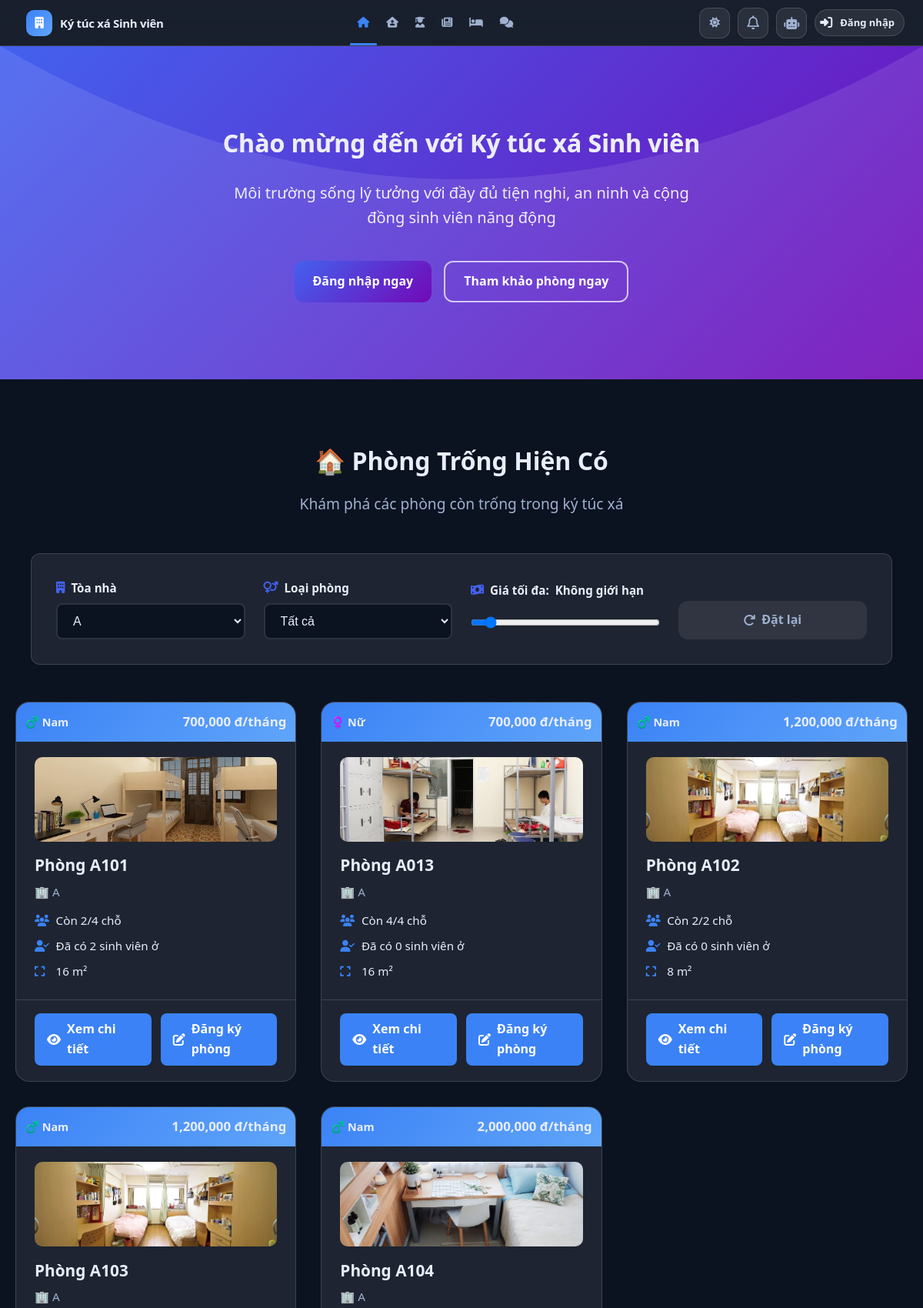
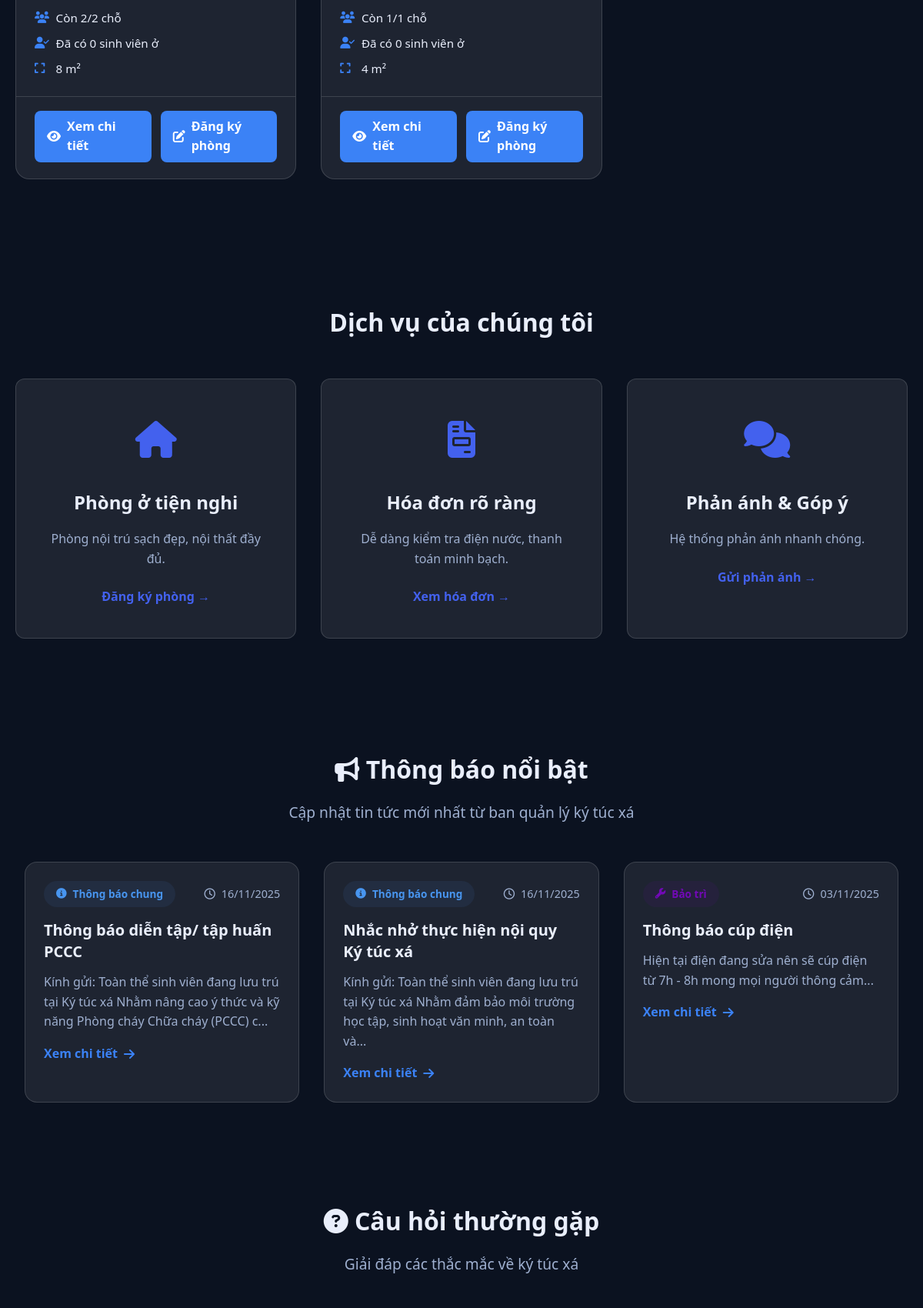
Screenshot of /index.php?building=1 (upper part) with the database file from the repository (2 pictures, top to bottom).
### tables this page shows
CREATE TABLE IF NOT EXISTS `rooms` (
  `RoomID` int NOT NULL AUTO_INCREMENT,
  `BuildingID` int NOT NULL,
  `RoomNumber` varchar(10) DEFAULT NULL,
  `Capacity` int NOT NULL,
  `CurrentOccupants` int DEFAULT '0',
  `RoomType` enum('Nam','Nữ','Khác') NOT NULL,
  `RoomPrice` decimal(10,2) NOT NULL,
  `Status` enum('Trống','Đầy','Bảo trì') DEFAULT 'Trống',
  `ImagePath` varchar(255) DEFAULT NULL,
  `Gallery` json DEFAULT NULL,
  `Description` text,
  `Amenities` json DEFAULT NULL,
  `CreatedAt` datetime DEFAULT CURRENT_TIMESTAMP,
  `UpdatedAt` datetime DEFAULT CURRENT_TIMESTAMP ON UPDATE CURRENT_TIMESTAMP,
  PRIMARY KEY (`RoomID`),
  UNIQUE KEY `uq_rooms_building_room` (`BuildingID`,`RoomNumber`),
  CONSTRAINT `rooms_ibfk_1` FOREIGN KEY (`BuildingID`) REFERENCES `buildings` (`BuildingID`)
);

CREATE TABLE IF NOT EXISTS `buildings` (
  `BuildingID` int NOT NULL AUTO_INCREMENT,
  `BuildingName` varchar(100) DEFAULT NULL,
  `Description` varchar(255) DEFAULT NULL,
  `Floors` int DEFAULT '1',
  PRIMARY KEY (`BuildingID`)
);

CREATE TABLE IF NOT EXISTS `announcements` (
  `AnnouncementID` int NOT NULL AUTO_INCREMENT,
  `Title` varchar(255) NOT NULL,
  `Content` text NOT NULL,
  `DatePosted` datetime DEFAULT CURRENT_TIMESTAMP,
  `PostedBy` varchar(100) DEFAULT 'Ban quản lý',
  `AttachmentPath` varchar(255) DEFAULT NULL,
  PRIMARY KEY (`AnnouncementID`)
);

### index.php (the view, shortened to what this page needs)
<?php
include 'db_connect.php';
$userId = $_SESSION['UserID'] ?? null;
$searchBuilding = $_GET['building'] ?? '';
$searchMaxPrice = $_GET['max_price'] ?? '';
$buildingsQuery = $conn->query("SELECT BuildingID, BuildingName FROM Buildings ORDER BY BuildingName ASC");
$buildings = [];
while ($b = $buildingsQuery->fetch_assoc()) {
    $buildings[] = $b;
}
include 'includes/header.php';
?>
    <main>
        <?php if (!$userId): ?>
            <section class="hero rgb-hero">
                <div class="hero-content">
                    <h2 class="rgb-text">Chào mừng đến với Ký túc xá Sinh viên</h2>
                    <p>Môi trường sống lý tưởng với đầy đủ tiện nghi, an ninh và cộng đồng sinh viên năng động</p>
                    <div class="hero-buttons">
                        <a href="login.php" class="btn btn-rgb">Đăng nhập ngay</a>
                        <a href="#room-explorer" class="btn btn-rgb-outline">Tham khảo phòng ngay</a>
                    </div>
                </div>
            </section>
            <section id="room-explorer" class="available-rooms">
                <div class="section-title">
                    <h2>🏠 Phòng Trống Hiện Có</h2>
                    <p>Khám phá các phòng còn trống trong ký túc xá</p>
                </div>
                <div class="search-form-container">
                    <form method="GET" action="" class="room-search-form" id="roomFilterForm">
                        <div class="search-filters">
                            <div class="filter-item">
                                <label for="building"><i class="fas fa-building"></i> Tòa nhà</label>
                                <select name="building" id="building">
                                    <?php foreach ($buildings as $building): ?>
                                        <option value="<?= $building['BuildingID'] ?>"
                                            <?= $searchBuilding == $building['BuildingID'] ? 'selected' : '' ?>>
                                            <?= htmlspecialchars($building['BuildingName']) ?>
                                        </option>
                                    <?php endforeach; ?>
                                </select>
                            </div>
                            <div class="filter-item">
                                <label for="room_type"><i class="fas fa-venus-mars"></i> Loại phòng</label>
                                <select name="room_type" id="room_type">
                                    <option value=""> Tất cả </option>
                                </select>
                            </div>
                            <div class="filter-item">
                                <label for="max_price_range">
                                    <i class="fas fa-money-bill-wave"></i> Giá tối đa:
                                    <span id="max_price_text">
                                        <?= $searchMaxPrice ? number_format($searchMaxPrice) . ' đ' : 'Không giới hạn' ?>
                                    </span>
                                </label>
                                <input type="range"
                                    id="max_price_range"
                                    name="max_price"
                                    min="0" max="3000000" step="50000"
                                    value="<?= $searchMaxPrice ?: 0 ?>">
                            </div>
                            <div class="filter-actions">
                                <a href="index.php" class="btn btn-secondary">
                                    <i class="fas fa-redo"></i> Đặt lại
                                </a>
                            </div>
                        </div>
                    </form>
                </div>
                <div class="rooms-grid">
                    <?php
                    $whereClauses = ["r.Status = 'Trống'"];
                    $params = [];
                    $types = "";
                    if (!empty($searchBuilding)) {
                        $whereClauses[] = "b.BuildingID = ?";
                        $params[] = $searchBuilding;
                        $types .= "i";
                    }
                    $whereSQL = implode(" AND ", $whereClauses);
                    $searchSQL = "
                        SELECT r.*, b.BuildingName,
                               (SELECT COUNT(*) FROM Contracts c WHERE c.RoomID = r.RoomID AND c.Status = 'Hiệu lực') AS CurrentOccupants,
                               (r.Capacity - (SELECT COUNT(*) FROM Contracts c WHERE c.RoomID = r.RoomID AND c.Status = 'Hiệu lực')) AS AvailableSlots
                        FROM Rooms r
                        JOIN Buildings b ON b.BuildingID = r.BuildingID
                        WHERE $whereSQL
                        ORDER BY r.RoomPrice ASC
                        LIMIT 20
                    ";
                    if (!empty($params)) {
                        $stmt = $conn->prepare($searchSQL);
                        $stmt->bind_param($types, ...$params);
                        $stmt->execute();
                        $availableRooms = $stmt->get_result();
                    } else {
                        $availableRooms = $conn->query($searchSQL);
                    }
                    if ($availableRooms->num_rows > 0):
                        while ($room = $availableRooms->fetch_assoc()):
                            $roomTypeIcon = $room['RoomType'] == 'Nam' ? '♂️' : ($room['RoomType'] == 'Nữ' ? '♀️' : '⚧');
                            $roomImage = !empty($room['ImagePath'])
                                ? $room['ImagePath']
                                : 'assets/img/room-default.jpg';
                    ?>
                            <div class="room-card">
                                <div class="room-header">
                                    <span class="room-badge"><?= $roomTypeIcon ?> <?= $room['RoomType'] ?></span>
                                    <span class="price-tag"><?= number_format($room['RoomPrice']) ?> đ/tháng</span>
                                </div>
                                <div class="room-body">
                                    <img src="<?= htmlspecialchars($roomImage) ?>"
                                        onerror="this.onerror=null;this.src='assets/img/room-default.jpg';"
                                        alt="Phòng <?= htmlspecialchars($room['RoomNumber']) ?>"
                                        class="room-thumb">
                                    <h3>Phòng <?= htmlspecialchars($room['RoomNumber']) ?></h3>
                                    <p class="building-name">🏢 <?= htmlspecialchars($room['BuildingName']) ?></p>
                                    <div class="room-details">
                                        <div class="detail-item">
                                            <i class="fas fa-users"></i>
                                            <span>Còn <?= (int)$room['AvailableSlots'] ?>/<?= (int)$room['Capacity'] ?> chỗ</span>
                                        </div>
                                        <div class="detail-item">
                                            <i class="fas fa-user-check"></i>
                                            <span>Đã có <?= (int)$room['CurrentOccupants'] ?> sinh viên ở</span>
                                        </div>
                                        <div class="detail-item">
                                            <i class="fas fa-expand"></i>
                                            <span><?= intval($room['Capacity']) * 4 ?> m²</span>
                                        </div>
                                    </div>
                                </div>
                                <div class="room-footer">
                                    <?php if (!$hasRoom): ?>
                                        <a href="modules/user/rooms/room_detail.php?id=<?= $room['RoomID'] ?>" class="btn btn-primary">
                                            <i class="fas fa-eye"></i> Xem chi tiết
                                        </a>
                                        <a href="modules/user/rooms/register_room.php" class="btn btn-rgb">
                                            <i class="fas fa-edit"></i> Đăng ký phòng
                                        </a>
                                    <?php else: ?>
                                        <button class="btn btn-secondary" disabled>
                                            <i class="fas fa-check"></i> Bạn đã có phòng
                                        </button>
                                    <?php endif; ?>
                                </div>
                            </div>
                        <?php endwhile;
                    endif; ?>
                </div>
            </section>
            <section class="features">
                <div class="section-title">
                    <h2>Dịch vụ của chúng tôi</h2>
                </div>
                <div class="features-grid">
                    <div class="feature-card">
                        <div class="feature-icon"><i class="fas fa-home"></i></div>
                        <h3>Phòng ở tiện nghi</h3>
                        <p>Phòng nội trú sạch đẹp, nội thất đầy đủ.</p>
                        <a href="login.php" class="learn-more">Đăng ký phòng →</a>
                    </div>
                    <div class="feature-card">
                        <div class="feature-icon"><i class="fas fa-file-invoice"></i></div>
                        <h3>Hóa đơn rõ ràng</h3>
                        <p>Dễ dàng kiểm tra điện nước, thanh toán minh bạch.</p>
                        <a href="login.php" class="learn-more">Xem hóa đơn →</a>
                    </div>
                    <div class="feature-card">
                        <div class="feature-icon"><i class="fas fa-comments"></i></div>
                        <h3>Phản ánh & Góp ý</h3>
                        <p>Hệ thống phản ánh nhanh chóng.</p>
                        <a href="login.php" class="learn-more">Gửi phản ánh →</a>
                    </div>
                </div>
            </section>
        <?php endif; ?>
        <section class="announcements-section">
            <div class="section-title">
                <h2><i class="fas fa-bullhorn"></i> Thông báo nổi bật</h2>
                <p>Cập nhật tin tức mới nhất từ ban quản lý ký túc xá</p>
            </div>
            <div class="announcements-grid">
                <?php
                $announcementsQuery = $conn->query("
                SELECT AnnouncementID, Title, Content, DatePosted, PostedBy
                FROM announcements
                WHERE DatePosted <= NOW()
                ORDER BY DatePosted DESC
                LIMIT 3
            ");
                if ($announcementsQuery && $announcementsQuery->num_rows > 0):
                    while ($announcement = $announcementsQuery->fetch_assoc()):
                        $title = $announcement['Title'];
                        if (stripos($title, 'khẩn cấp') !== false || stripos($title, 'cảnh báo') !== false) {
                            $category = 'Khẩn cấp';
                            $categoryIcon = 'fa-exclamation-triangle';
                            $categoryColor = '#e63946';
                        } elseif (stripos($title, 'sự kiện') !== false || stripos($title, 'hoạt động') !== false) {
                            $category = 'Sự kiện';
                            $categoryIcon = 'fa-calendar-star';
                            $categoryColor = '#f4a261';
                        } elseif (stripos($title, 'bảo trì') !== false || stripos($title, 'sửa chữa') !== false || stripos($title, 'cúp điện') !== false) {
                            $category = 'Bảo trì';
                            $categoryIcon = 'fa-wrench';
                            $categoryColor = '#7209b7';
                        } else {
                            $category = 'Thông báo chung';
                            $categoryIcon = 'fa-info-circle';
                            $categoryColor = '#4895ef';
                        }
                ?>
                        <div class="announcement-card">
                            <div class="announcement-header">
                                <span class="announcement-category" style="background: <?= $categoryColor ?>15; color: <?= $categoryColor ?>;">
                                    <i class="fas <?= $categoryIcon ?>"></i>
                                    <?= htmlspecialchars($category) ?>
                                </span>
                                <span class="announcement-date">
                                    <i class="far fa-clock"></i>
                                    <?= date('d/m/Y', strtotime($announcement['DatePosted'])) ?>
                                </span>
                            </div>
                            <h3><?= htmlspecialchars($announcement['Title']) ?></h3>
                            <p><?= htmlspecialchars(mb_substr($announcement['Content'], 0, 120)) ?>...</p>
                            <a href="/modules/user/accesslogs.php?view=<?= (int)$announcement['AnnouncementID'] ?>" class="read-more">
                                Xem chi tiết <i class="fas fa-arrow-right"></i>
                            </a>
                        </div>
                    <?php
                    endwhile;
                endif; ?>
            </div>
        </section>
        <section class="faq-section">
            <div class="section-title">
                <h2><i class="fas fa-question-circle"></i> Câu hỏi thường gặp</h2>
                <p>Giải đáp các thắc mắc về ký túc xá</p>
            </div>
        </section>
    </main>
    <?php include 'includes/footer.php'; ?>
</body>
</html>

### rows the page displays
rooms: RoomType "♂️", RoomType "Nam", RoomPrice "700,000", ImagePath (picture), RoomNumber "A101", BuildingID.BuildingName "A", AvailableSlots "2", Capacity "4", CurrentOccupants "2", intval($room['Capacity'])*4 "16"
rooms: RoomType "♀️", RoomType "Nữ", RoomPrice "700,000", ImagePath (picture), RoomNumber "A013", BuildingID.BuildingName "A", AvailableSlots "4", Capacity "4", CurrentOccupants "0", intval($room['Capacity'])*4 "16"
rooms: RoomType "♂️", RoomType "Nam", RoomPrice "1,200,000", ImagePath (picture), RoomNumber "A102", BuildingID.BuildingName "A", AvailableSlots "2", Capacity "2", CurrentOccupants "0", intval($room['Capacity'])*4 "8"
rooms: RoomType "♂️", RoomType "Nam", RoomPrice "1,200,000", ImagePath (picture), RoomNumber "A103", BuildingID.BuildingName "A", AvailableSlots "2", Capacity "2", CurrentOccupants "0", intval($room['Capacity'])*4 "8"
rooms: RoomType "♂️", RoomType "Nam", RoomPrice "2,000,000", ImagePath (picture), RoomNumber "A104", BuildingID.BuildingName "A", AvailableSlots "1", Capacity "1", CurrentOccupants "0", intval($room['Capacity'])*4 "4"
announcements: Title "Thông báo chung", DatePosted "16/11/2025", Title "Thông báo diễn tập/ tập huấn PCCC", Content "Kính gửi: Toàn thể sinh viên đang lưu trú tại Ký túc xá Nhằm nâng cao ý thức và kỹ năng Phòng cháy Chữa cháy (PCCC) c"
announcements: Title "Thông báo chung", DatePosted "16/11/2025", Title "Nhắc nhở thực hiện nội quy Ký túc xá", Content "Kính gửi: Toàn thể sinh viên đang lưu trú tại Ký túc xá Nhằm đảm bảo môi trường học tập, sinh hoạt văn minh, an toàn và"
announcements: Title "Bảo trì", DatePosted "03/11/2025", Title "Thông báo cúp điện", Content "Hiện tại điện đang sửa nên sẽ cúp điện từ 7h - 8h mong mọi người thông cảm"

### other values shown
form field building "A"
